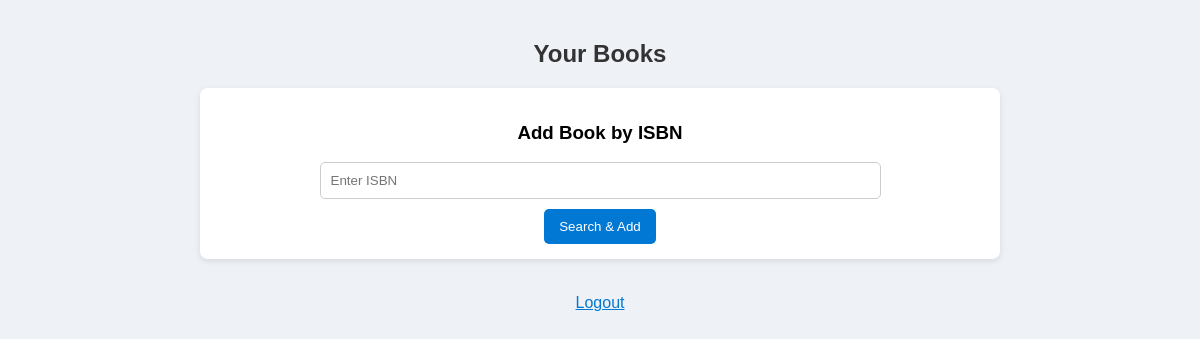
The page /dashboard (signed in) on the database as committed earlier.
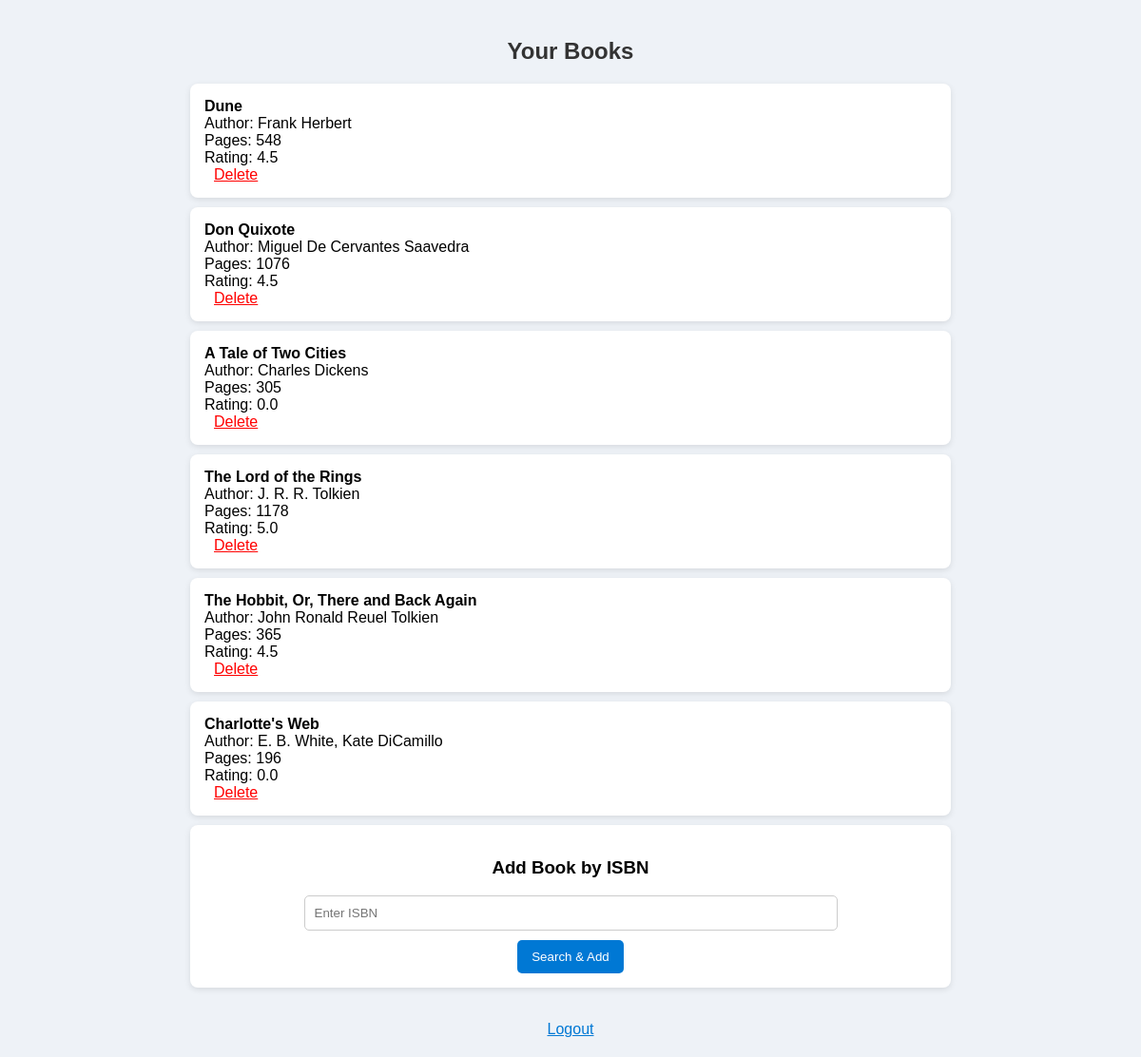
The same page on the database as committed later.
### tables this page shows
CREATE TABLE books (
        id INTEGER PRIMARY KEY,
        user_id INTEGER,
        title TEXT,
        authors TEXT,
        pages INTEGER,
        rating REAL
    );

### app.py (the view)
@app.route("/dashboard")
def dashboard():
    if "user_id" not in session:
        return redirect("/")
    conn = sqlite3.connect("books.db")
    cur = conn.cursor()
    cur.execute("SELECT * FROM books WHERE user_id=?", (session["user_id"],))
    books = cur.fetchall()
    conn.close()
    return render_template("dashboard.html", books=books)

### templates/dashboard.html (shortened to what this page needs)
<!DOCTYPE html>
<html>
<head>
    <link rel="stylesheet" href="{{ url_for('static', filename='styles.css') }}">
</head>
<body>
<div class="container">
    <h2>Your Books</h2>
    {% for book in books %}
        <div class="card book">
            <b>{{ book[2] }}</b><br>
            Author: {{ book[3] }}<br>
            Pages: {{ book[4] }}<br>
            Rating: {{ book[5] }}
            <br>
            <a class="delete" href="/delete/{{ book[0] }}"> Delete</a>
        </div>
    {% endfor %}
    <div class="card">
        <h3>Add Book by ISBN</h3>
        <form method="POST" action="/search">
            <input name="isbn" placeholder="Enter ISBN" required>
            <br>
            <button type="submit">Search & Add</button>
        </form>
    </div>
    <a class="logout" href="/logout">Logout</a>
</div>
</body>
</html>

### static/styles.css (style rules this page uses)
body { font-family: Arial, sans-serif; background-color: #eef2f7; margin: 0; padding: 20px; }
.container { max-width: 800px; margin: auto; text-align: center; }
h2 { color: #333; }
.card { background: white; padding: 15px; margin-bottom: 15px; border-radius: 8px; box-shadow: 0 2px 6px rgba(0,0,0,0.1); }
input { padding: 10px; width: 70%; border: 1px solid #ccc; border-radius: 5px; margin-bottom: 10px; }
button { padding: 10px 15px; background-color: #0078d4; color: white; border: none; border-radius: 5px; cursor: pointer; }
.book { margin-bottom: 10px; text-align: left; }
.delete { color: red; margin-left: 10px; }
.logout { display: inline-block; margin-top: 20px; color: #0078d4; }

Rows that differ between the two databases and show on the page:
added books: title "Dune", authors "Frank Herbert", pages "548", rating "4.5"
added books: title "Don Quixote", authors "Miguel De Cervantes Saavedra", pages "1076", rating "4.5"
added books: title "A Tale of Two Cities", authors "Charles Dickens", pages "305", rating "0.0"
added books: title "The Lord of the Rings", authors "J. R. R. Tolkien", pages "1178", rating "5.0"
added books: title "The Hobbit, Or, There and Back Again", authors "John Ronald Reuel Tolkien", pages "365", rating "4.5"
added books: title "Charlotte's Web", authors "E. B. White, Kate DiCamillo", pages "196", rating "0.0"
